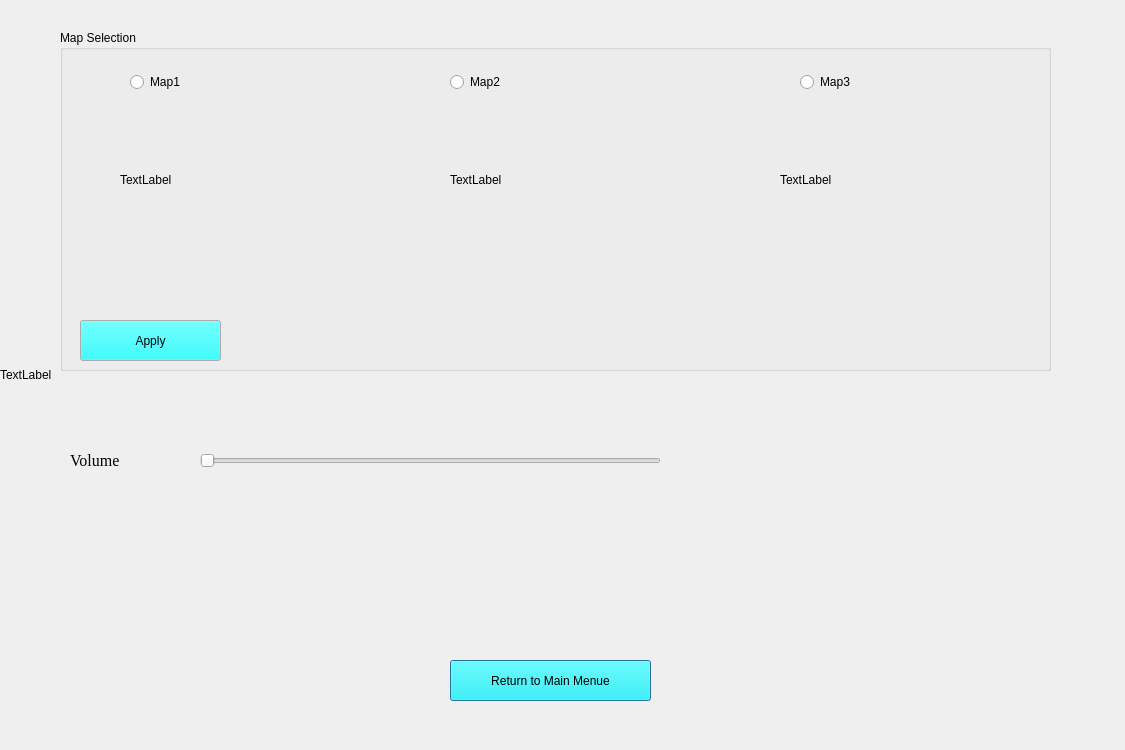
<?xml version="1.0" encoding="UTF-8"?>
<ui version="4.0">
 <class>OptionsWindow</class>
 <widget class="QDialog" name="OptionsWindow">
  <property name="geometry">
   <rect>
    <x>0</x>
    <y>0</y>
    <width>1125</width>
    <height>750</height>
   </rect>
  </property>
  <property name="windowTitle">
   <string>Dialog</string>
  </property>
  <widget class="QLabel" name="ImageLabel">
   <property name="geometry">
    <rect>
     <x>0</x>
     <y>0</y>
     <width>1125</width>
     <height>750</height>
    </rect>
   </property>
   <property name="text">
    <string>TextLabel</string>
   </property>
  </widget>
  <widget class="QPushButton" name="ReturnButton">
   <property name="geometry">
    <rect>
     <x>450</x>
     <y>660</y>
     <width>201</width>
     <height>41</height>
    </rect>
   </property>
   <property name="palette">
    <palette>
     <active>
      <colorrole role="Button">
       <brush brushstyle="SolidPattern">
        <color alpha="255">
         <red>0</red>
         <green>255</green>
         <blue>255</blue>
        </color>
       </brush>
      </colorrole>
     </active>
     <inactive>
      <colorrole role="Button">
       <brush brushstyle="SolidPattern">
        <color alpha="255">
         <red>0</red>
         <green>255</green>
         <blue>255</blue>
        </color>
       </brush>
      </colorrole>
     </inactive>
     <disabled>
      <colorrole role="Button">
       <brush brushstyle="SolidPattern">
        <color alpha="255">
         <red>0</red>
         <green>255</green>
         <blue>255</blue>
        </color>
       </brush>
      </colorrole>
     </disabled>
    </palette>
   </property>
   <property name="styleSheet">
    <string notr="true">font: 12pt &quot;Times New Roman&quot;;</string>
   </property>
   <property name="text">
    <string>Return to Main Menue</string>
   </property>
  </widget>
  <widget class="QGroupBox" name="groupBox">
   <property name="geometry">
    <rect>
     <x>60</x>
     <y>30</y>
     <width>991</width>
     <height>341</height>
    </rect>
   </property>
   <property name="title">
    <string>Map Selection</string>
   </property>
   <widget class="QRadioButton" name="Map3_Radio">
    <property name="geometry">
     <rect>
      <x>740</x>
      <y>40</y>
      <width>110</width>
      <height>24</height>
     </rect>
    </property>
    <property name="text">
     <string>Map3</string>
    </property>
   </widget>
   <widget class="QRadioButton" name="MAP1_Radio">
    <property name="geometry">
     <rect>
      <x>70</x>
      <y>40</y>
      <width>110</width>
      <height>24</height>
     </rect>
    </property>
    <property name="text">
     <string>Map1</string>
    </property>
   </widget>
   <widget class="QRadioButton" name="Map2_Radio">
    <property name="geometry">
     <rect>
      <x>390</x>
      <y>40</y>
      <width>110</width>
      <height>24</height>
     </rect>
    </property>
    <property name="text">
     <string>Map2</string>
    </property>
   </widget>
   <widget class="QLabel" name="Map1">
    <property name="geometry">
     <rect>
      <x>60</x>
      <y>100</y>
      <width>150</width>
      <height>100</height>
     </rect>
    </property>
    <property name="text">
     <string>TextLabel</string>
    </property>
   </widget>
   <widget class="QLabel" name="Map2">
    <property name="geometry">
     <rect>
      <x>390</x>
      <y>100</y>
      <width>150</width>
      <height>100</height>
     </rect>
    </property>
    <property name="text">
     <string>TextLabel</string>
    </property>
   </widget>
   <widget class="QLabel" name="Map3">
    <property name="geometry">
     <rect>
      <x>720</x>
      <y>100</y>
      <width>150</width>
      <height>100</height>
     </rect>
    </property>
    <property name="text">
     <string>TextLabel</string>
    </property>
   </widget>
   <widget class="QPushButton" name="applyButton">
    <property name="geometry">
     <rect>
      <x>20</x>
      <y>290</y>
      <width>141</width>
      <height>41</height>
     </rect>
    </property>
    <property name="palette">
     <palette>
      <active>
       <colorrole role="Button">
        <brush brushstyle="SolidPattern">
         <color alpha="255">
          <red>0</red>
          <green>255</green>
          <blue>255</blue>
         </color>
        </brush>
       </colorrole>
      </active>
      <inactive>
       <colorrole role="Button">
        <brush brushstyle="SolidPattern">
         <color alpha="255">
          <red>0</red>
          <green>255</green>
          <blue>255</blue>
         </color>
        </brush>
       </colorrole>
      </inactive>
      <disabled>
       <colorrole role="Button">
        <brush brushstyle="SolidPattern">
         <color alpha="255">
          <red>0</red>
          <green>255</green>
          <blue>255</blue>
         </color>
        </brush>
       </colorrole>
      </disabled>
     </palette>
    </property>
    <property name="styleSheet">
     <string notr="true">font: 12pt &quot;Times New Roman&quot;;</string>
    </property>
    <property name="text">
     <string>Apply</string>
    </property>
   </widget>
  </widget>
  <widget class="QSlider" name="VolumeSlider">
   <property name="geometry">
    <rect>
     <x>200</x>
     <y>450</y>
     <width>461</width>
     <height>22</height>
    </rect>
   </property>
   <property name="orientation">
    <enum>Qt::Horizontal</enum>
   </property>
  </widget>
  <widget class="QLabel" name="VolumeLabel">
   <property name="geometry">
    <rect>
     <x>70</x>
     <y>450</y>
     <width>81</width>
     <height>20</height>
    </rect>
   </property>
   <property name="font">
    <font>
     <family>Times New Roman</family>
     <pointsize>12</pointsize>
    </font>
   </property>
   <property name="text">
    <string>Volume</string>
   </property>
  </widget>
 </widget>
 <resources/>
 <connections/>
</ui>
